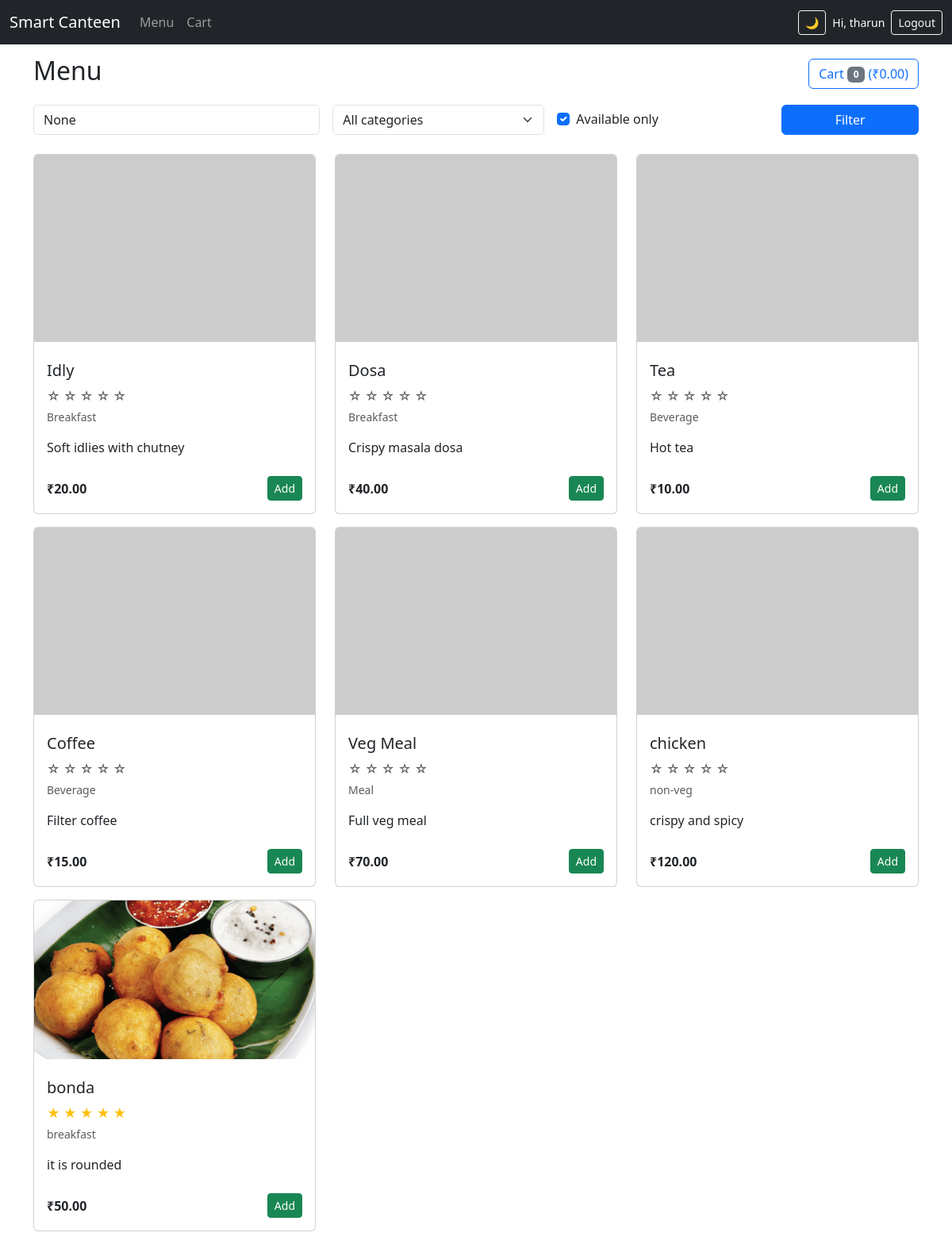
The app's page /menu/ (signed in) with its own data.
### menu_app/models.py (models this page shows, shortened)
class Item(models.Model):
    name = models.CharField(max_length=100)
    description = models.TextField(blank=True)
    price = models.DecimalField(max_digits=7, decimal_places=2)
    category = models.CharField(max_length=50, blank=True)
    available = models.BooleanField(default=True)
    image = models.ImageField(upload_to='menu_images/', blank=True, null=True)
    rating = models.PositiveIntegerField(default=0)  # 0–5

### menu_app/views.py (the view, shortened to what this page needs)
# urls.py: path('menu/', views.menu_list, name='menu_list'),
@login_required(login_url='login')
def menu_list(request):
    form = SearchForm(request.GET or None)
    items = Item.objects.all()
    categories = Item.objects.values_list('category', flat=True).distinct()
    selected_category = request.GET.get('category')
    if selected_category:
        items = items.filter(category=selected_category)
    cart = _get_cart(request)
    total = Decimal('0.00')
    for item_id, qty in cart.items():
        try:
            item = Item.objects.get(id=item_id)
            total += item.price * qty
        except Item.DoesNotExist:
            continue
    context = {
        'items': items,
        'cart_total': total,
        'cart_count': sum(cart.values()),
        'form': form,
        'categories': categories,
        'selected_category': selected_category,
    }
    return render(request, 'menu.html', context)

### menu_app/forms.py
class SearchForm(forms.Form):
    q = forms.CharField(required=False, label='Search')
    available_only = forms.BooleanField(required=False, initial=True)

### menu_app/views.py (called while the page is built)
def _get_cart(request):
    return request.session.get('cart', {})

### templates/menu.html (shortened to what this page needs)
{% extends 'base.html' %}
{% block content %}
<div class="d-flex justify-content-between align-items-center mb-3">
  <h2>Menu</h2>
  <div>
    <a href="{% url 'cart_view' %}" class="btn btn-outline-primary">
      Cart <span class="badge bg-secondary">{{ cart_count }}</span> (₹{{ cart_total }})
    </a>
  </div>
</div>
<form method="get" class="row g-3 mb-4">
  <div class="col-md-4">
    <input type="text" name="q" value="{{ form.q.value }}" class="form-control" placeholder="Search items...">
  </div>
  <div class="col-md-3">
    <select name="category" class="form-select">
      <option value="">All categories</option>
    </select>
  </div>
  <div class="col-md-3 d-flex align-items-center">
    <div class="form-check">
      <input class="form-check-input"
             type="checkbox"
             name="available_only"
             id="available_only"
             value="on"
             {% if form.available_only.value or form.available_only.value is None %}checked{% endif %}>
      <label class="form-check-label" for="available_only">Available only</label>
    </div>
  </div>
  <div class="col-md-2">
    <button class="btn btn-primary w-100" type="submit">Filter</button>
  </div>
</form>
<div class="row">
  {% for item in items %}
  <div class="col-md-4 mb-3">
    <div class="card h-100">
      {% if item.image %}
      <img src="{{ item.image.url }}" class="card-img-top" style="height:200px; object-fit:cover;">
      {% else %}
      <img src="https://via.placeholder.com/300x200.png?text=No+Image" class="card-img-top">
      {% endif %}
      <div class="card-body d-flex flex-column">
        <h5 class="card-title mt-2">{{ item.name }}</h5>
        <div class="mb-1">
          {% for i in "12345" %}
            {% if forloop.counter <= item.rating %}
              <span class="text-warning">★</span>
            {% else %}
              <span class="text-muted">☆</span>
            {% endif %}
          {% endfor %}
        </div>
        <p class="card-text text-muted small">{{ item.category }}</p>
        <p class="card-text flex-grow-1">{{ item.description|default:"Tasty item" }}</p>
        <div class="d-flex justify-content-between align-items-center mt-2">
          <span class="fw-bold">₹{{ item.price }}</span>
          <div>
            {% if item.available %}
            <a href="{% url 'add_to_cart' item.id %}" class="btn btn-sm btn-success">Add</a>
            {% else %}
            <span class="badge bg-secondary">Not Available</span>
            {% endif %}
          </div>
        </div>
      </div>
    </div>
  </div>
  {% empty %}
  <p>No items found.</p>
  {% endfor %}
</div>
{% endblock %}

### templates/base.html (shortened to what this page needs)
<!DOCTYPE html>
<html lang="en" data-bs-theme="light" id="htmlRoot">
<head>
  <link href="https://cdn.jsdelivr.net/npm/bootstrap@5.3.3/dist/css/bootstrap.min.css" rel="stylesheet">
</head>
<body>
  <nav class="navbar navbar-expand-lg navbar-dark bg-dark fixed-top">
    <div class="container-fluid">
      <a class="navbar-brand" href="{% url 'home' %}">Smart Canteen</a>
      <div class="collapse navbar-collapse" id="navbarNav">
        <ul class="navbar-nav me-auto">
          <li class="nav-item"><a class="nav-link" href="{% url 'menu_list' %}">Menu</a></li>
          <li class="nav-item"><a class="nav-link" href="{% url 'cart_view' %}">Cart</a></li>
        </ul>
        <div class="d-flex align-items-center gap-2">
          <button class="btn btn-outline-light btn-sm" id="themeToggle">🌙</button>
          {% if user.is_authenticated %}
            <span class="navbar-text text-white small">Hi, {{ user.username }}</span>
            <form method="post" action="{% url 'logout' %}" style="display:inline;">
              <button class="btn btn-outline-light btn-sm">Logout</button>
            </form>
          {% else %}
            <a href="{% url 'login' %}" class="btn btn-outline-light btn-sm">Login</a>
            <a href="{% url 'register' %}" class="btn btn-warning btn-sm">Register</a>
          {% endif %}
        </div>
      </div>
    </div>
  </nav>
  <div class="container">
    {% block content %}{% endblock %}
  </div>
</body>
</html>

### templates/base.html (style rules this page uses)
body { padding-top: 70px; }

### records on screen
Item: name "Idly", rating 0 (drawn), category "Breakfast", description "Soft idlies with chutney", price "20.00", available "Add"
Item: name "Dosa", rating 0 (drawn), category "Breakfast", description "Crispy masala dosa", price "40.00", available "Add"
Item: name "Tea", rating 0 (drawn), category "Beverage", description "Hot tea", price "10.00", available "Add"
Item: name "Coffee", rating 0 (drawn), category "Beverage", description "Filter coffee", price "15.00", available "Add"
Item: name "Veg Meal", rating 0 (drawn), category "Meal", description "Full veg meal", price "70.00", available "Add"
Item: name "chicken", rating 0 (drawn), category "non-veg", description "crispy and spicy", price "120.00", available "Add"
Item: image (picture), name "bonda", rating 5 (drawn), category "breakfast", description "it is rounded", price "50.00", available "Add"

### other values on screen
{{ user.username }} "tharun"
{{ cart_count }} "0"
{{ cart_total }} "0.00"
